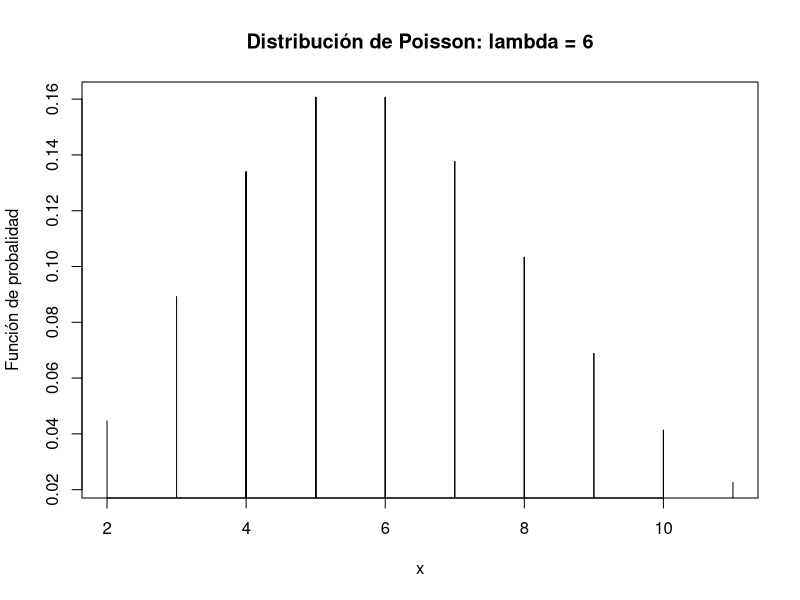
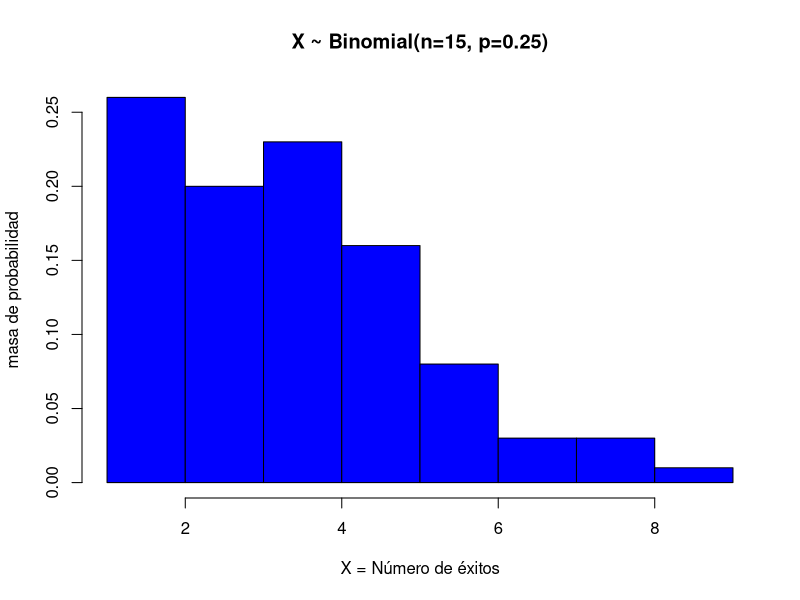
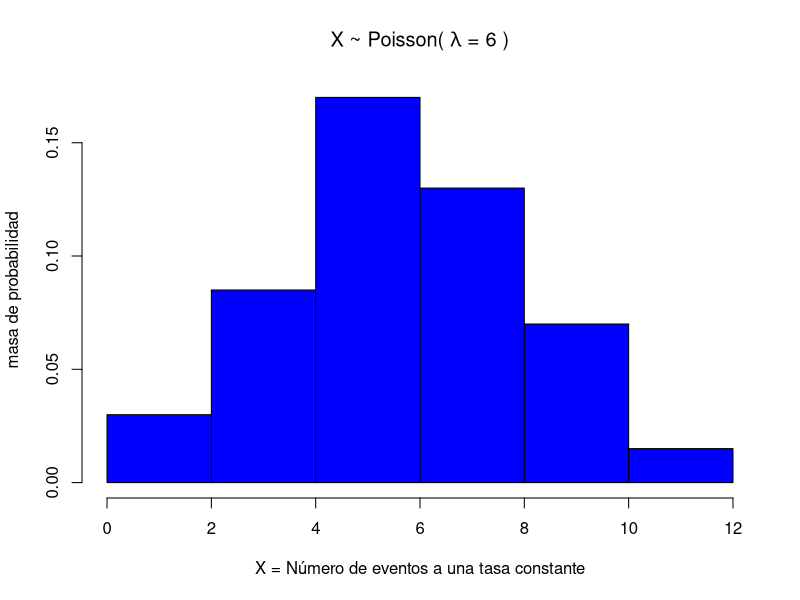

Recreate these plots in R, in order.
## ---- chunk 1
knitr::opts_chunk$set(echo = TRUE)
## ---- chunk 2
dbinom(4,8,0.5)
#dbinom calcula la probabilidad en un valor concreto
## ---- chunk 3
x<-2
n=8
p=1/2
pbinom(x, size = n, prob = p, lower.tail=TRUE)
# pbinom es la función de distribución acumulada
## ---- chunk 4
x<-4
n=8
p=1/2
## ---- chunk 5
F<-1-pbinom(x, n, p, lower.tail=TRUE)
F
## ---- chunk 6
pbinom(4, size=8, prob=0.5, lower.tail=FALSE)
## ---- chunk 7
x<-3
mu<-6
ppois(x, lambda = mu, lower.tail=TRUE)
## ---- chunk 8
sum(dpois(c(6,7,8),lambda = 6))
## ---- chunk 9
F8<-ppois(8,lambda=6, lower.tail=TRUE)
F5<-ppois(5,lambda=6, lower.tail=TRUE)
F8-F5
## ---- chunk 10
n<-30
## ---- chunk 11
x<-rpois(n, lambda=mu)
## ---- chunk 12
y<-dpois(x, lambda=mu)
## ---- chunk 13
plot(x, y, xlab="x", ylab="Función de probalidad", main="Distribución de Poisson: lambda = 6", type="h")
## ---- chunk 14
#points(x, y, pch=21)
## ---- chunk 15
x<-0:2 # x define el número de globos con premio
m=11
n<-4
k=2

## ---- chunk 16
Tabla<-data.frame(Probabilidad=dhyper(x, m, n, k))
rownames(Tabla)<-c("Ningún premio", "Solamente uno", "Dos premios")
Tabla
## ---- chunk 17
x=1
m=10
n=3
k=2
dhyper(x, m, n, k)
## ---- chunk 18
x<-0:5
p=0.1
## ---- chunk 19
Tabla<-data.frame(Probabilidad=dgeom(x, prob=p))
## ---- chunk 20
rownames(Tabla)<-c("Venta en el primer intento", "Venta en el segundo intento", "Venta en el tercer intento", "Venta en el cuarto intento", "Venta en el quinto intento", "Venta en el sexto intento")
Tabla
## ---- chunk 21
x=0
n=7
p=0.1
dbinom(x, n, p, log = FALSE)
## ---- chunk 22
y<-0:5
r=3
p<-0.1
Tabla<-data.frame(Probabilidad=dnbinom(y, size=r, prob=p))
rownames(Tabla) <- 0:5
Tabla
## ---- chunk 23
n<-15
p<-0.25
## ---- chunk 24
x=rbinom(100, n, p)
x
## ---- chunk 25
hist(x, main="X ~ Binomial(n=15, p=0.25)", xlab="X = Número de éxitos", ylab="masa de probabilidad", probability=TRUE, col="blue")
## ---- chunk 26
xvals=0:n
#points(xvals, dbinom(xvals, n, p), type="h", lwd=3)
#points(xvals, dbinom(xvals, n, p), type="p", lwd=3)
## ---- chunk 27
n<-200000
p<-3/100000
lambda=n*p
## ---- chunk 28
x=rpois(100, lambda)
x
## ---- chunk 29
hist(x, main=expression(paste("X ~ Poisson( ", lambda, " = 6 )")), xlab="X = Número de eventos a una tasa constante", ylab="masa de probabilidad", probability=TRUE, col="blue")
## ---- chunk 30
xvals=0:n
#points(xvals, dpois(xvals, lambda), type="h", lwd=3)
#points(xvals, dpois(xvals, lambda), type="p", lwd=3)
